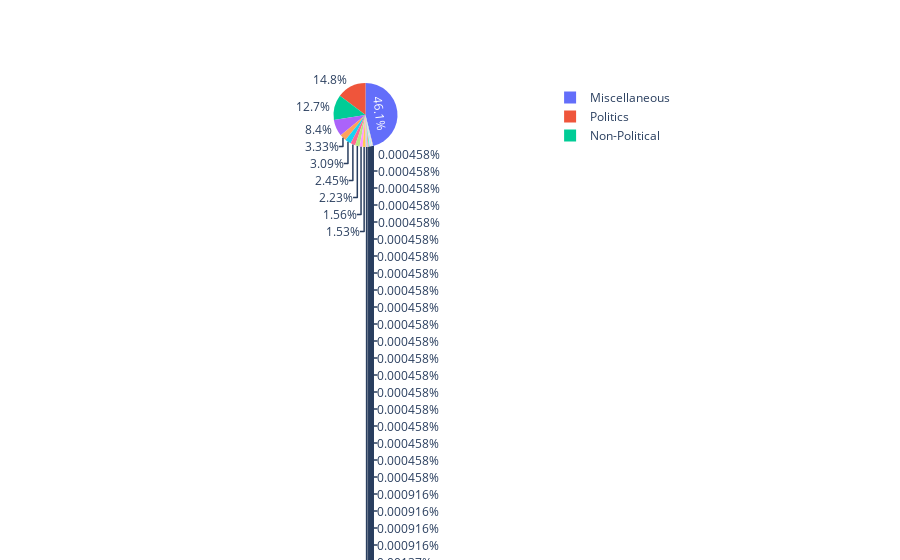

Source (notebook cell):
### Code cell
labels = flairs
values = freq

fig = go.Figure(data=[go.Pie(labels=labels, values=values)])
fig.show()

### Figure 1 — Plotly figure (JSON) as saved in the notebook; plotly's stock layout.template omitted (floating-point values rounded to 4 significant figures)
{"data": [{"labels": ["AMA", "AMA Announcement", "All CAPS.", "Announcement", "AskIndia", "Aug 2019 - Politics", "Business/Finance", "CAA-NRC", "CAA-NRC-NPR", "Casual AMA", "Coronavirus", "Dead Link", "Demonetization", "Food", "Foodpolitics", "Low Quality/Non OC Meme", "Low-effort self-post.", "Megathread", "Meta", "Meta.", "Meta. | Custom (Informed OP) |", "Miscellaneous", "Non-Political", "Not Appropriate Subreddit", "Not in English.", "PARTAYYY AGAIN :D", "Personal/Unverified Twitter.", "Photography", "Policy/Economy", "Politics", "Post link Directly", "Scheduled", "Science &amp; Technology", "Science/Technology", "Shitpost", "Sports", "Unverified", "Verified", "[R]eddiquette", "| Custom (Informed OP) |", "| Image Rule Violation |", "| Low-effort Self Post |", "| Low-effort Self Post | Post link Directly", "| Low-effort Self Post | | Repost |", "| Not Original/Relevant Title |", "| Not Original/Relevant Title | | Repost |", "| Not Original/Relevant Title | | Social Media Rules |", "| Not in English |", "| Not in English | | Not Original/Relevant Title |", "| Not specific to India |", "| Not specific to India | Low Quality/Non OC Meme", "| Not specific to India | | Self-promotion |", "| Personal Info |", "| Personal/Unverified Social Media |", "| Repost |", "| Repost | Post link Directly", "| Self-promotion |", "| Self-promotion | | Low-effort Self Post |", "| Social Media Rules |", "| Stickied Topic |", "| Unverified Content / Disreputed Source |", "| Witch-hunting/Targeting User |", "| Witch-hunting/Targeting User | Meta.", "| [OLD] Content |"], "type": "pie", "values": [5, 2, 752, 2, 18343, 1, 7277, 1024, 76, 1, 6757, 1, 780, 1511, 1, 20, 541, 1, 1, 11, 1, 100678, 27806, 4, 657, 1, 5, 3406, 4875, 32229, 4, 693, 7, 5346, 9, 1992, 4, 1, 3335, 4, 8, 25, 1, 1, 34, 1, 1, 9, 3, 26, 1, 1, 1, 7, 40, 1, 6, 1, 7, 2, 26, 1, 1, 2]}], "layout": {"autosize": true, "hovermode": false}}
